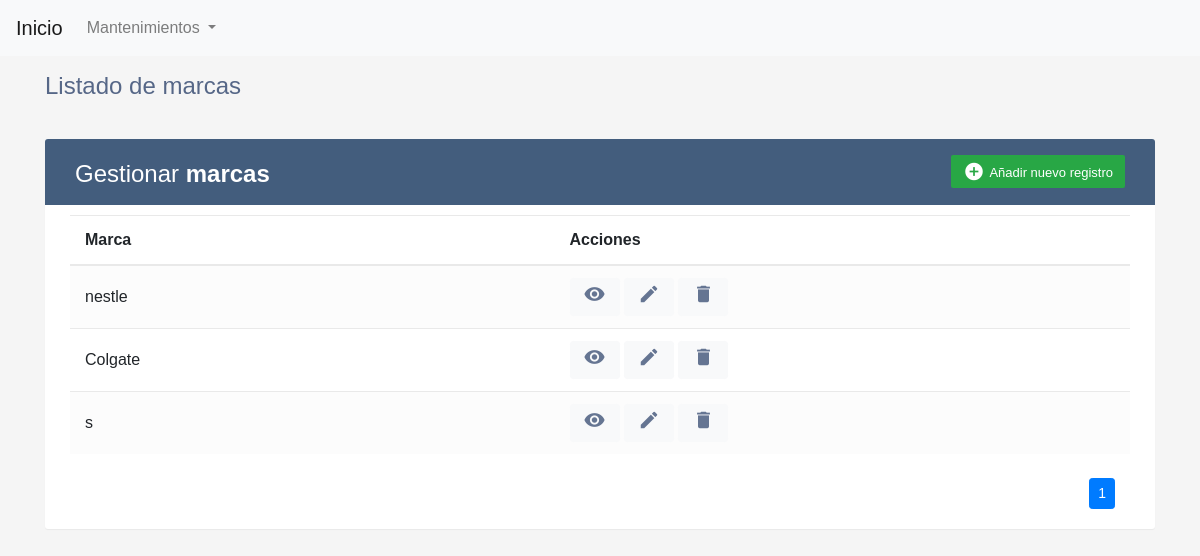
The app's page /marca/ with its own data.
### marca/models.py (models this page shows, shortened)
class Marca(models.Model):
    marca  = models.CharField("Marca", max_length=100, unique=True, help_text="Ingrese una Marca")
    class Meta:
        verbose_name = 'Marca'
        verbose_name_plural = 'Marcas'

### marca/views.py (the view)
# urls.py: path('marca/', key.MarcaListView.as_view(), name="marca_list") ,
class MarcaListView(ListView):
    model = Marca
    template_name = "marca/marca_list.html"
    paginate_by = 4
    def get_context_data(self, **kwargs):
        context = super().get_context_data(**kwargs)
        context['titulo'] = "Listado de marcas"
        context['entidad'] = "marcas"
        return context

### template/marca/marca_list.html (shortened to what this page needs)
{% extends 'base.html' %}
{% block main %}
<div class="table-wrapper">
    <div class="table-title">
        <div class="row">
            <div class="col-sm-6">
                <h2>Gestionar <b>{{entidad}}</b></h2>
            </div>
            <div class="col-sm-6">
                <a href="{% url 'marca_create'%}" class="btn btn-success"><i class="material-icons">&#xE147;</i>
                    <span>Añadir nuevo registro</span></a>
            </div>
        </div>
    </div>
    <table class="table table-striped table-hover">
        <thead>
            <tr>
                <th>Marca</th>
                <th>Acciones</th>
            </tr>
        </thead>
        <tbody>
            {% for dato in object_list %}
            <tr>
                <td>{{ dato.marca }}</td>
                <td>
                    <a class="btn btn-light btn-sm " onclick="abrirModalDetalle('{% url 'marca_detail' dato.id%}')">
                        <i class="material-icons">visibility</i>
                    </a>
                    <a class="btn btn-light btn-sm" href="{% url 'marca_update' dato.id%}">
                        <i class="material-icons" data-toggle="tooltip" title="Edit">&#xE254;</i>
                    </a>
                    <a class="btn btn-light btn-sm" onclick="abrirModalEliminar('{% url 'marca_delete' dato.id%}')">
                        <i class="material-icons" data-toggle="modal" data-target="#exampleModal"  title="Delete">&#xE872;</i>
                    </a>
                </td>
            </tr>
            {% endfor %}
        </tbody>
    </table>
    <div class="clearfix">
        <div class="container-fluid">
            <ul class="pagination pagination-sm m-0 float-right">
                <nav aria-label="Page navigation example">
                    <ul class="pagination justify-content-center mt-2">
                         {% for i in page_obj.paginator.page_range %} {% if i == page_obj.number %}
                        <li class="page-item active">
                            <a class="page-link" href="#">{{ i }}</a>
                        </li>
                        {% else %}
                        <li class="page-item">
                            <a class="page-link" href="?page={{ i }}">{{ i }}</a>
                        </li>
                        {% endif %} {% endfor %}
                    </ul>
                </nav>
            </ul>
        </div>
    </div>
</div>
{% endblock main %}

### static/css/style.css (style rules this page uses)
body { color: #566787; background: #f5f5f5; font-family: 'Varela Round', sans-serif; }
.table-wrapper { background: #fff; padding: 20px 25px; margin: 30px 0; border-radius: 3px; box-shadow: 0 1px 1px rgba(0,0,0,.05); }
.table-title { padding-bottom: 15px; background: #435d7d; color: #fff; padding: 16px 30px; margin: -20px -25px 10px; border-radius: 3px 3px 0 0; }
.table-title h2 { margin: 5px 0 0; font-size: 24px; }
.table-title .btn { color: #fff; float: right; font-size: 13px; border: none; min-width: 50px; border-radius: 2px; border: none; outline: none !important; margin-left: 10px; }
.table-title .btn i { float: left; font-size: 21px; margin-right: 5px; }
.table-title .btn span { float: left; margin-top: 2px; }
table.table tr th, table.table tr td { border-color: #e9e9e9; padding: 12px 15px; vertical-align: middle; }
table.table tr th:first-child { width: 60px; }
table.table tr th:last-child { width: 100px; }
table.table-striped tbody tr:nth-of-type(odd) { background-color: #fcfcfc; }
table.table td:last-child i { opacity: 0.9; font-size: 22px; margin: 0 5px; }
table.table td a { font-weight: bold; color: #566787; display: inline-block; text-decoration: none; outline: none !important; }
table.table td i { font-size: 19px; }

### records on screen
Marca: marca "nestle"
Marca: marca "Colgate"
Marca: marca "s"

### other values on screen
{{ titulo }} "Listado de marcas"
{{ entidad }} "marcas"
{{ i }} "1"
